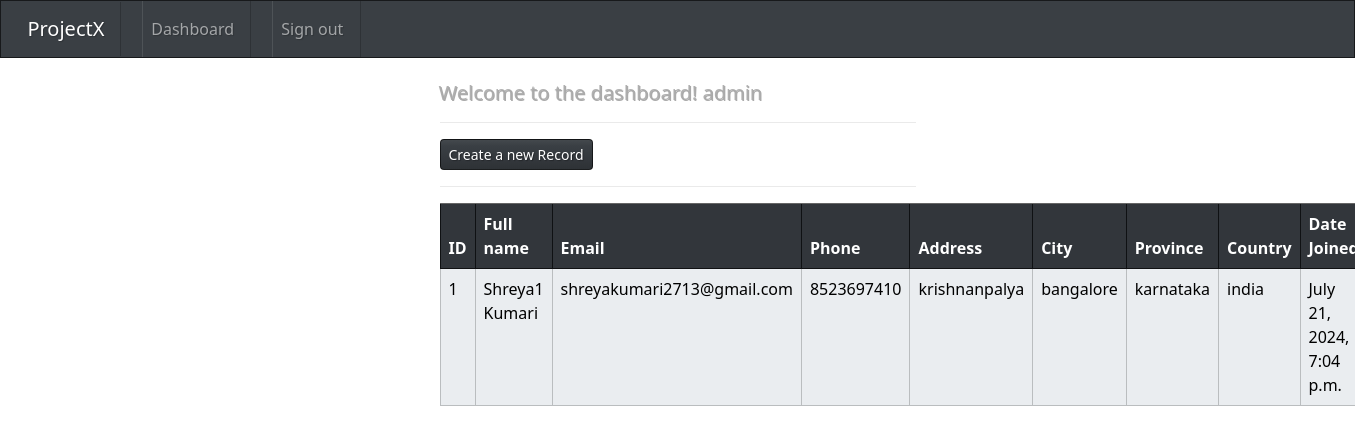
The page /dashboard (signed in) on the database its author committed.
### webapp/models.py (models this page shows, shortened)
class Record(models.Model):
    creation_date = models.DateTimeField(auto_now_add=True)
    first_name = models.CharField(max_length=100)
    last_name = models.CharField(max_length=100)
    email = models.CharField(max_length=255)
    phone = models.CharField(max_length=20)
    address = models.CharField(max_length=300)
    city = models.CharField(max_length=255)
    province = models.CharField(max_length=200)
    country = models.CharField(max_length=125)

### webapp/views.py (the view)
# urls.py: path('dashboard', views.dashboard, name='dashboard'),
@login_required(login_url='my_login')
def dashboard(request):
    my_records = Record.objects.all()
    context = {"records":my_records}
    return render(request,'webapp/dashboard.html',context=context)

### webapp/templates/webapp/dashboard.html (shortened to what this page needs)
{% extends "webapp/base.html" %}
{% block content %}
    <h5>Welcome to the dashboard! {{user}}</h5>
    <hr>
    <a href="{% url "create_record" %}" class="btn btn-primary outline btn-sm">Create a new Record</a>
    <hr>
    <table class="table table-light table-hover table-bordered">
        <thead class="table light">
            <tr>
                <th scope="col">ID</th>
                <th scope="col">Full name</th>
                <th scope="col">Email</th>
                <th scope="col">Phone</th>
                <th scope="col">Address</th>
                <th scope="col">City</th>
                <th scope="col">Province</th>
                <th scope="col">Country</th>
                <th scope="col">Date Joined</th>
            </tr>
        </thead>
        <tbody>
            {% if records %}
            {% for record in records %}
            <tr>
                <td> {{record.id}} </td>
                <td> {{record.first_name}}  {{record.last_name}} </td>
                <td> {{record.email}} </td>
                <td> {{record.phone}} </td>
                <td> {{record.address}} </td>
                <td> {{record.city}} </td>
                <td> {{record.province}} </td>
                <td> {{record.country}} </td>
                <td> {{record.creation_date}} </td>
            </tr>
            {% endfor %}
            {% endif %}
        </tbody>
    </table>
{% endblock content %}

### webapp/templates/webapp/base.html (shortened to what this page needs)
{% load static %}
<!DOCTYPE html>
<html lang="en">
<head>
    <link rel="stylesheet" href="https://bootswatch.com/5/slate/bootstrap.min.css">
    <link rel="stylesheet" href="{% static 'css/style.css' %}">
</head>
<body style = "background-color : white">
    {% include "webapp/navbar.html" %}
    <div class="container">
        <br>
        {% block content %}
        {% endblock content %}
    </div>
</body>
</html>

### webapp/templates/webapp/navbar.html (shortened to what this page needs)
<nav class="navbar navbar-expand-lg navbar-dark bg-primary justify-content-center">
  <a class="navbar-brand main-heading" href="{% url '' %}">
    &nbsp; ProjectX
  </a>
    <div class="collapse navbar-collapse text-center" id="navbarNavDropdown">
      <ul class="navbar-nav mr-auto">
        {% if user.is_authenticated %}
          <li class="nav-item">
            <a class="nav-link" href="{% url 'dashboard' %}">Dashboard &nbsp;  </a>
          </li>
          <li class="nav-item">
            <a class="nav-link" href="{% url 'user_logout' %}">Sign out &nbsp;  </a>
          </li>
      </ul>
      {% endif %}
    </div>
</nav>

### static/css/style.css (style rules this page uses)
.container { border-radius: 15px; width: 500px; }

### rows shown on the page
Record: id "1", first_name "Shreya1", last_name "Kumari", email "shreyakumari2713@gmail.com", phone "8523697410", address "krishnanpalya", city "bangalore", province "karnataka", country "india", creation_date "July 21, 2024, 7:04 p.m."

### other values the page prints
{{ user }} "admin"
